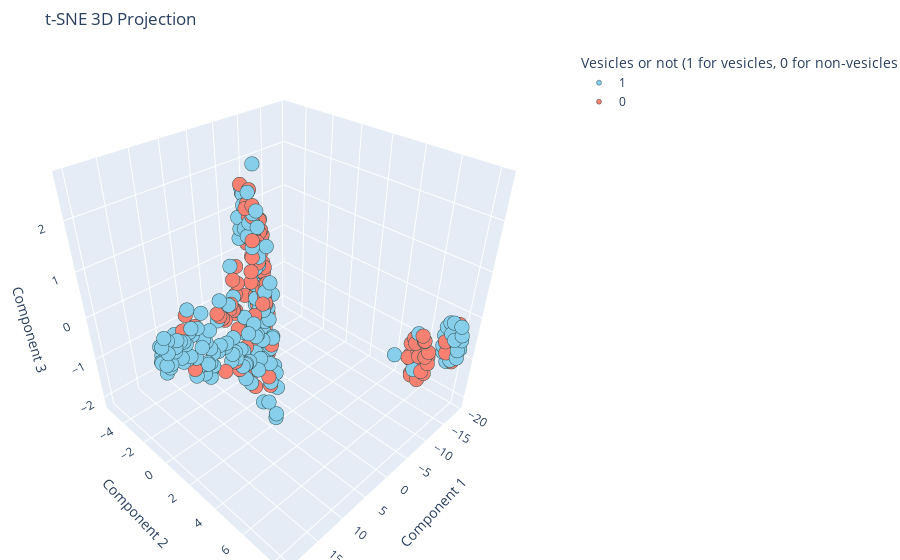

Notebook source saved alongside this figure:
### Code cell
X = df_total.iloc[:, 0:-1].values
y = df_total['vesicles_formation'].values

# 2. PCA
reducer = TSNE(n_components=3, random_state=42)  
X_reduced = reducer.fit_transform(X)

# explained_variance = pca.explained_variance_ratio_

# 3. Color mapping for two miscibility types
miscibility_types = df_total['vesicles_formation'].unique()
if len(miscibility_types) != 2:
    print(f"Warning: Found {len(miscibility_types)} unique miscibility types. Ensure there are exactly two for the color mapping.")

colors = ['skyblue', 'salmon']  # Define your two colors
color_dict = dict(zip(miscibility_types, colors))
legends = ['vesicles', 'non-vesicles']
# 4. 2D Scatter Plot
plt.figure(figsize=(8, 6))
for i, surfactant in enumerate(miscibility_types):
    idx = (y == surfactant)
    plt.scatter(X_reduced[idx, 0], X_reduced[idx, 1],
                color=color_dict[surfactant],
                label=legends[i], alpha=0.7, s=30)

plt.xlabel('Component 1')
plt.ylabel('Component 2')
plt.title('t-SNE 2D Projection')
plt.legend(bbox_to_anchor=(1.05, 1), loc='upper left')
plt.tight_layout()
plt.show()

# 5. 3D Interactive Scatter Plot
traces = []
for surfactant in miscibility_types:
    idx = (y == surfactant)
    trace = go.Scatter3d(
        x=X_reduced[idx, 0],
        y=X_reduced[idx, 1],
        z=X_reduced[idx, 2],
        mode='markers',
        marker=dict(
            size=5,
            color=color_dict[surfactant],
            line=dict(width=0.5, color='DarkSlateGrey')
        ),
        name=str(surfactant)
    )
    traces.append(trace)

layout = go.Layout(
    title='t-SNE 3D Projection',
    scene=dict(
        xaxis_title='Component 1',
        yaxis_title='Component 2',
        zaxis_title='Component 3'
    ),
    margin=dict(l=0, r=0, b=0, t=50),
    legend=dict(title='Vesicles or not (1 for vesicles, 0 for non-vesicles')
)

fig = go.Figure(data=traces, layout=layout)
pio.show(fig)

### Figure 1 — Plotly figure (JSON) as saved in the notebook; plotly's stock layout.template omitted (floating-point values rounded to 4 significant figures; data arrays with more than 128 entries replaced by an {"elided": "..."} marker saying what was removed)
{"data": [{"marker": {"color": "skyblue", "line": {"color": "DarkSlateGrey", "width": 0.5}, "size": 5}, "mode": "markers", "name": "1", "type": "scatter3d", "x": {"elided": "190 float values"}, "y": {"elided": "190 float values"}, "z": {"elided": "190 float values"}}, {"marker": {"color": "salmon", "line": {"color": "DarkSlateGrey", "width": 0.5}, "size": 5}, "mode": "markers", "name": "0", "type": "scatter3d", "x": {"elided": "146 float values"}, "y": {"elided": "146 float values"}, "z": {"elided": "146 float values"}}], "layout": {"legend": {"title": {"text": "Vesicles or not (1 for vesicles, 0 for non-vesicles"}}, "margin": {"b": 0, "l": 0, "r": 0, "t": 50}, "scene": {"xaxis": {"title": {"text": "Component 1"}}, "yaxis": {"title": {"text": "Component 2"}}, "zaxis": {"title": {"text": "Component 3"}}}, "title": {"text": "t-SNE 3D Projection"}}}
